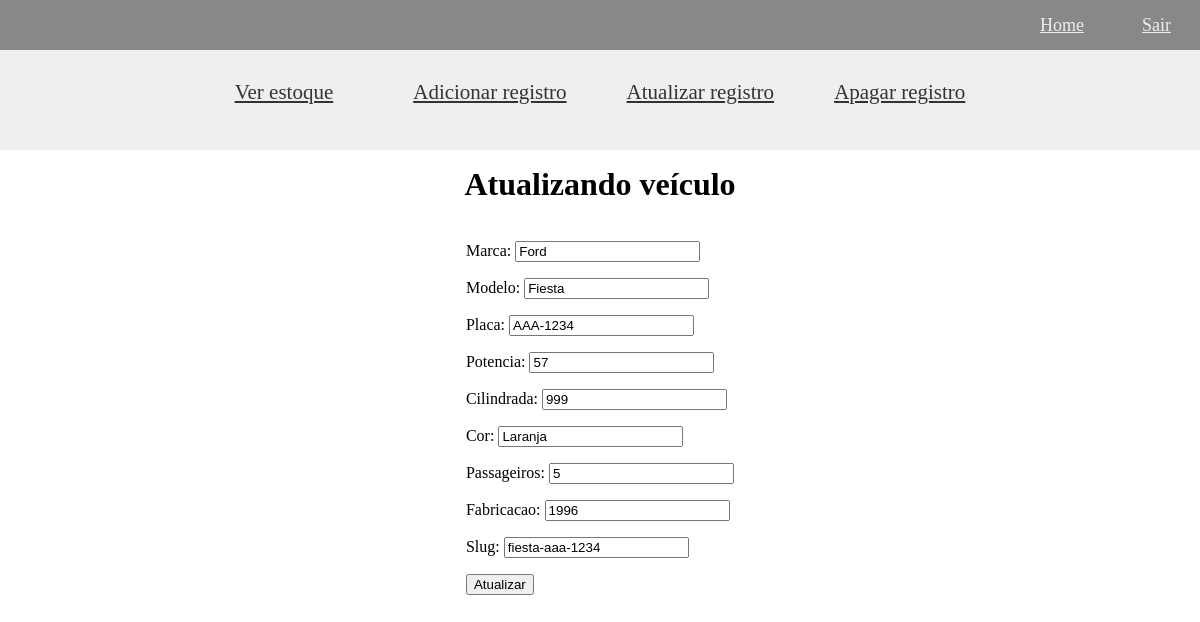
The app's page /concessionaria/manage/atualizar-registro/1 (signed in), older data.
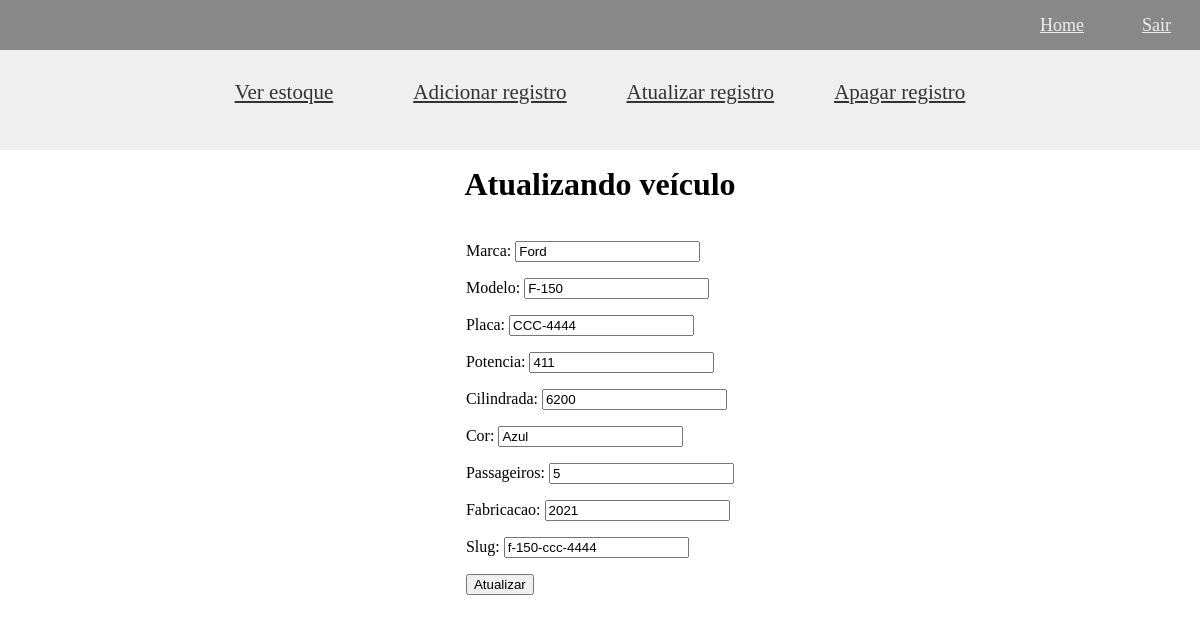
The same page, newer data.
### carros/models.py (models this page shows, shortened)
class Carro(models.Model):
    marca = models.CharField(max_length=255)
    modelo = models.CharField(max_length=255)
    slug = models.SlugField(max_length=255, unique=True)
    placa = models.CharField(max_length=8, unique=True)
    potencia = models.IntegerField()
    cilindrada = models.CharField(max_length=4)
    cor = models.CharField(max_length=30)
    passageiros = models.IntegerField()
    publicacao = models.DateTimeField(auto_now_add=True)
    fabricacao = models.IntegerField()

### carros/views.py (the view)
# urls.py: path('manage/atualizar-registro/<int:id>', views.editarVeiculo, name='atualizar'),
@login_required
def editarVeiculo(request, id):
    edit = get_object_or_404(Carro, pk=id)
    form = CarForm(instance=edit)
    if(request.method == 'POST'):
        form = CarForm(request.POST, instance=edit)
        if form.is_valid():
            edit.save()
            return redirect('/')
        else:
            return render(request, 'atualizar.html',{'form': form, 'edit':edit})
    else:
        return render(request, 'atualizar.html',{'form': form, 'edit':edit})

### carros/forms.py
class CarForm(forms.ModelForm):
    class Meta:
        model = Carro
        fields = ('marca', 'modelo', 'placa', 'potencia', 'cilindrada', 'cor', 'passageiros', 'fabricacao', 'slug')

### carros/templates/atualizar.html (shortened to what this page needs)
{% extends 'base.html' %}
{% block content %}
<div id="header">
    <a style="cursor: pointer; padding: 0 30px" href="/concessionaria">Ver estoque</a>
    <a style="cursor: pointer; padding: 0 30px; margin-left: 20px" href="/concessionaria/adicionar-registro">Adicionar
        registro</a>
    <a style="cursor: pointer; padding: 0 30px" href="{{ carro.get_absolute_url }}">Atualizar registro</a>
    <a style="cursor: pointer; padding: 0 30px" href="/concessionaria">Apagar registro</a>
</div>
<div id="form">
    <h1>Atualizando veículo</h1>
    <form method='POST'>
        {{ form.as_p }}
        <input type="submit" value="Atualizar">
    </form>
</div>
{% endblock %}

Row changes from the older to the newer data that the page shows:
changed Carro "Ford": modelo "Fiesta" → "F-150"; placa "AAA-1234" → "CCC-4444"; potencia "57" → "411"; cilindrada "999" → "6200"; cor "Laranja" → "Azul"; fabricacao "1996" → "2021"; slug "fiesta-aaa-1234" → "f-150-ccc-4444"
